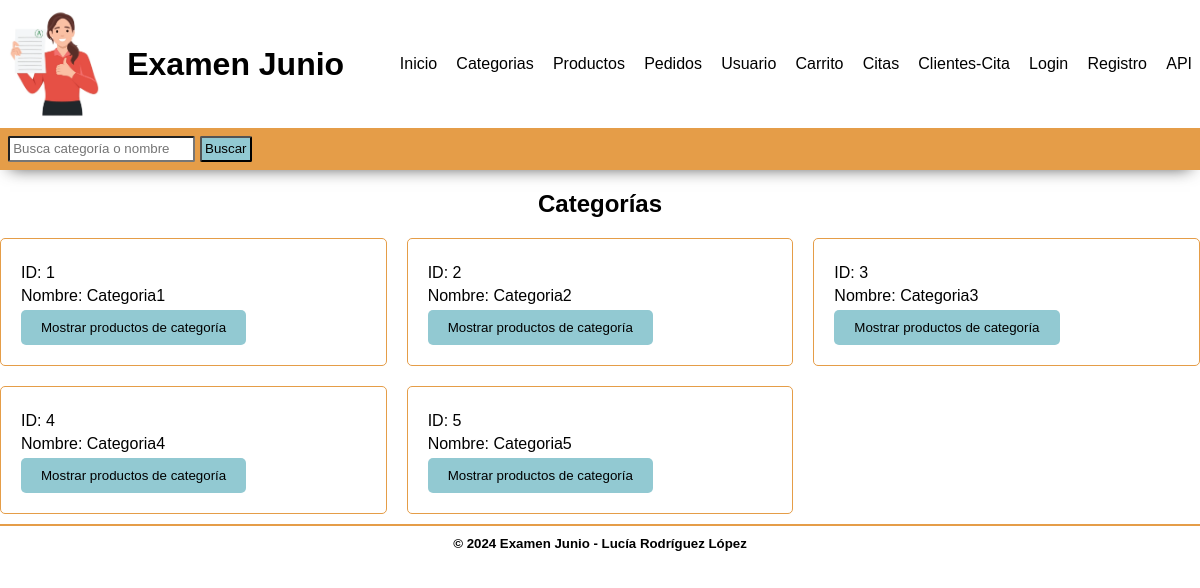
Screenshot of /categorias with the database file from the repository.
### tables this page shows
CREATE TABLE IF NOT EXISTS categorias(
    id INT AUTO_INCREMENT NOT NULL,
    nombre VARCHAR(100) NOT NULL,
    CONSTRAINT pk_categorias PRIMARY KEY (id)
);

### src/Lib/Pages.php (called while the page is built, shortened)
<?php
class Pages {
    public function render(string $pageName, array $params = null): void {
        require_once __DIR__ . "/../Views/layout/header.php";
        require_once __DIR__ . "/../Views/$pageName.php";
        require_once __DIR__ . "/../Views/layout/footer.php";
    }
}

### src/Controllers/CategoriasController.php (called while the page is built, shortened)
<?php
class CategoriasController {
    private Pages $pagina;
    private CategoriasService $categoriasService;
    public function __construct()
    {
        $this->pagina = new Pages();
        $this->categoriasService = new CategoriasService();
    }
    public function mostrarTodos($emailRecordado = null, $mensaje = ''): void
    {
        $categoriasModel = $this->todasCategorias();
        $usuarioController = new UsuarioController();
        $emailSesion = $usuarioController->obtenerEmailUsuario($emailRecordado);
        $rol = 'usur';
        $this->pagina->render('Categorias/mostrarCategorias', [
            'categorias' => $categoriasModel,
            'emailSesion' => $emailSesion,
            'mensaje' => $mensaje,
            'rol' => $rol
        ]);
    }
    public function todasCategorias(): array {
        $categorias = $this->categoriasService->obtenerCategorias();
        $categoriasModel = [];
        foreach ($categorias as $categoria) {
            $categoriaModel = new Categoria();
            $categoriaModel->setId($categoria['id']);
            $categoriaModel->setNombre($categoria['nombre']);
            $categoriasModel[] = $categoriaModel;
        }
        return $categoriasModel;
    }
}

### src/Routes/Routes.php (called while the page is built, shortened)
<?php
  class Routes{
    public static function index(){
    Router::add('GET','/categorias', function () {
        return (new CategoriasController())->mostrarTodos();
    });
        Router::dispatch();
    }
  }

### src/init.php (called while the page is built, shortened)
<?php
Routes::index();

### public/index.php (called while the page is built)
<?php
require_once '../src/init.php';

### src/Lib/DataBase.php (called while the page is built, shortened)
<?php
class DataBase
{
    private ?PDO $conexion;
    private string $server;
    private string $user;
    private string $pass;
    private string $data_base;
    function __construct()
    {
        $this->server = $_ENV['DB_HOST'];
        $this->user = $_ENV['DB_USER'];
        $this->pass = $_ENV['DB_PASS'];
        $this->data_base = $_ENV['DB_DATABASE'];
        $this->conexion = $this->conect();
    }
    function conect() : PDO {
        try {
            $opciones = array(
                PDO::MYSQL_ATTR_INIT_COMMAND => "SET NAMES utf8mb4",
                PDO::MYSQL_ATTR_FOUND_ROWS => true
            );
            $conexion = new PDO("mysql:host={$this->server};dbname={$this->data_base}",$this->user,$this->pass,$opciones);
            return $conexion;
        } catch (PDOException $e) {
            echo "Ha surgido un error y no se puede conectar con la base de datos".$e->getMessage();
            exit;
        }
    }
    public function prepareSQL(string $querySQL) {
        return $this->conexion->prepare($querySQL);
    }
}

### src/Services/CategoriasService.php (called while the page is built, shortened)
<?php
    class CategoriasService{
        private CategoriasRepository $categoriasRepository;
        function __construct() {
            $this->categoriasRepository = new CategoriasRepository();
        }
        public function obtenercategorias() :?array {
            return $this->categoriasRepository->findAll();
        }
    }

### src/Repositories/CategoriasRepository.php (called while the page is built, shortened)
<?php
    class categoriasRepository{
        private DataBase $conexion;
        function __construct(){
            $this->conexion = new DataBase();
        }
        public function findAll(): array|string|null{
            $categoriaCommit = null;
            try {
                $this->sql = $this->conexion->prepareSQL("SELECT *
                                                            FROM categorias");
                $this->sql->execute();
                $categoriaCommitData = $this->sql->fetchAll(PDO::FETCH_ASSOC);
                $categoriaCommit = $categoriaCommitData ?: null;
            } catch (PDOException $e) {
                $categoriaCommit = $e->getMessage();
            }
            return $categoriaCommit;
        }
    }

### src/Models/Categoria.php (called while the page is built, shortened)
<?php
class Categoria {
    private $id;
    private $nombre;
    public function getId() {
        return $this->id;
    }
    public function setId($id) {
        $this->id = $id;
    }
    public function getNombre() {
        return $this->nombre;
    }
    public function setNombre($nombre) {
        $this->nombre = $nombre;
    }
}

### src/Views/Categorias/mostrarCategorias.php (the view, shortened to what this page needs)
<!DOCTYPE html>
<html lang="en">
<head>
    <link rel="stylesheet" type="text/css" href="public/css/styles.css">
</head>
<body>
    <h2 class="card-h2">Categorías</h2>
    <div class="card-container">
        <?php foreach ($categorias as $categoria): ?>
            <div class="card">
                <div class="card-body">
                    <article class="categoria">
                        <p>ID: <?php echo $categoria->getId(); ?></p>
                        <p>Nombre: <?php echo $categoria->getNombre(); ?></p>
                        <form action="<?= BASE_URL ?>busqueda" method="POST">
                            <input type="submit" value="Mostrar productos de categoría" class="form-submit">
                        </form>
                    </article>
                </div>
            </div>
        <?php endforeach; ?>
    </div>
</body>
</html>

### public/css/styles.css (style rules this page uses)
* { padding: 0; margin: 0; box-sizing: border-box; }
:root { --primary: #fff; --primary-light: #e59d48; --secondary: #40e0d0; --contrast: #92c9d2; --contrat-hover: #044465; --text: #000; --text-title: #fff; --font: Arial, Helvetica, sans-serif; }
body { font-family: var(--font); }
.card-container { display: grid; grid-template-columns: repeat(3, 1fr); gap: 20px; justify-items: center; }
.card { width: 100%; border: 1px solid var(--primary-light); border-radius: 5px; }
.card-body { padding: 20px; }
.card-h2 { text-align: center; padding: 20px; }
.categoria { margin: 0; }
.categoria p { margin: 5px 0; }
.form-submit { padding: 10px 20px; background-color: var(--contrast); border: none; border-radius: 5px; color: var(--text); cursor: pointer; transition: background-color 0.3s ease; }

### rows the page displays
categorias: id "1", nombre "Categoria1"
categorias: id "2", nombre "Categoria2"
categorias: id "3", nombre "Categoria3"
categorias: id "4", nombre "Categoria4"
categorias: id "5", nombre "Categoria5"
